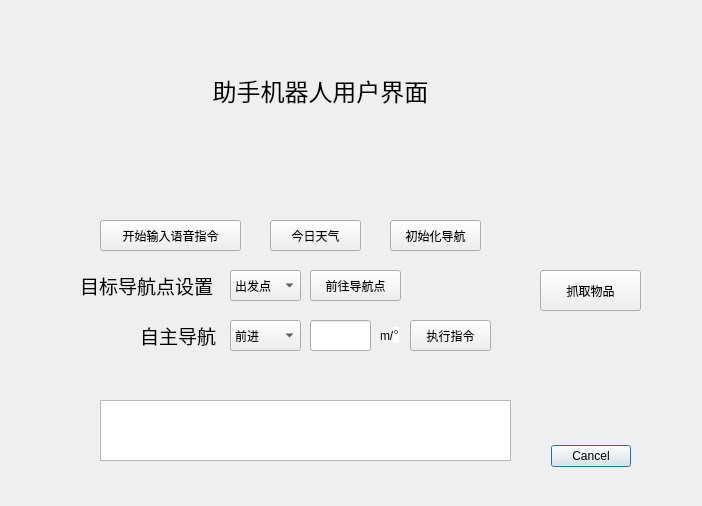
<?xml version="1.0" encoding="UTF-8"?>
<ui version="4.0">
 <class>User_ui</class>
 <widget class="QDialog" name="User_ui">
  <property name="geometry">
   <rect>
    <x>0</x>
    <y>0</y>
    <width>702</width>
    <height>506</height>
   </rect>
  </property>
  <property name="windowTitle">
   <string>Dialog</string>
  </property>
  <widget class="QDialogButtonBox" name="buttonBox">
   <property name="geometry">
    <rect>
     <x>10</x>
     <y>440</y>
     <width>621</width>
     <height>32</height>
    </rect>
   </property>
   <property name="orientation">
    <enum>Qt::Horizontal</enum>
   </property>
   <property name="standardButtons">
    <set>QDialogButtonBox::Cancel</set>
   </property>
  </widget>
  <widget class="QPushButton" name="voice_input">
   <property name="geometry">
    <rect>
     <x>100</x>
     <y>220</y>
     <width>141</width>
     <height>31</height>
    </rect>
   </property>
   <property name="text">
    <string>开始输入语音指令</string>
   </property>
  </widget>
  <widget class="QPushButton" name="news_weather">
   <property name="geometry">
    <rect>
     <x>270</x>
     <y>220</y>
     <width>91</width>
     <height>31</height>
    </rect>
   </property>
   <property name="text">
    <string>今日天气</string>
   </property>
  </widget>
  <widget class="QLabel" name="label">
   <property name="geometry">
    <rect>
     <x>80</x>
     <y>270</y>
     <width>161</width>
     <height>31</height>
    </rect>
   </property>
   <property name="text">
    <string>&lt;html&gt;&lt;head/&gt;&lt;body&gt;&lt;p&gt;&lt;span style=&quot; font-size:14pt;&quot;&gt;目标导航点设置&lt;/span&gt;&lt;/p&gt;&lt;/body&gt;&lt;/html&gt;</string>
   </property>
  </widget>
  <widget class="QLabel" name="label_3">
   <property name="geometry">
    <rect>
     <x>0</x>
     <y>0</y>
     <width>141</width>
     <height>111</height>
    </rect>
   </property>
   <property name="styleSheet">
    <string notr="true"/>
   </property>
   <property name="text">
    <string/>
   </property>
   <property name="pixmap">
    <pixmap resource="resource.qrc">:/new/prefix1/resource/logo.jpg</pixmap>
   </property>
   <property name="scaledContents">
    <bool>true</bool>
   </property>
  </widget>
  <widget class="QComboBox" name="point_after_change">
   <property name="geometry">
    <rect>
     <x>230</x>
     <y>270</y>
     <width>71</width>
     <height>31</height>
    </rect>
   </property>
   <item>
    <property name="text">
     <string>出发点</string>
    </property>
   </item>
   <item>
    <property name="text">
     <string>终点</string>
    </property>
   </item>
   <item>
    <property name="text">
     <string>桌子位置</string>
    </property>
   </item>
  </widget>
  <widget class="QLabel" name="label_2">
   <property name="geometry">
    <rect>
     <x>490</x>
     <y>20</y>
     <width>201</width>
     <height>171</height>
    </rect>
   </property>
   <property name="styleSheet">
    <string notr="true"/>
   </property>
   <property name="text">
    <string/>
   </property>
   <property name="pixmap">
    <pixmap resource="resource.qrc">:/new/prefix1/resource/ji.jpg</pixmap>
   </property>
   <property name="scaledContents">
    <bool>true</bool>
   </property>
  </widget>
  <widget class="QPushButton" name="to_aimed_point">
   <property name="geometry">
    <rect>
     <x>310</x>
     <y>270</y>
     <width>91</width>
     <height>31</height>
    </rect>
   </property>
   <property name="text">
    <string>前往导航点</string>
   </property>
  </widget>
  <widget class="QLabel" name="label_4">
   <property name="geometry">
    <rect>
     <x>190</x>
     <y>40</y>
     <width>261</width>
     <height>101</height>
    </rect>
   </property>
   <property name="text">
    <string>&lt;html&gt;&lt;head/&gt;&lt;body&gt;&lt;p align=&quot;center&quot;&gt;&lt;span style=&quot; font-size:18pt;&quot;&gt;助手机器人用户界面&lt;/span&gt;&lt;/p&gt;&lt;/body&gt;&lt;/html&gt;</string>
   </property>
  </widget>
  <widget class="QTextEdit" name="information">
   <property name="geometry">
    <rect>
     <x>100</x>
     <y>400</y>
     <width>411</width>
     <height>61</height>
    </rect>
   </property>
  </widget>
  <widget class="QLabel" name="label_5">
   <property name="geometry">
    <rect>
     <x>140</x>
     <y>320</y>
     <width>161</width>
     <height>31</height>
    </rect>
   </property>
   <property name="text">
    <string>&lt;html&gt;&lt;head/&gt;&lt;body&gt;&lt;p&gt;&lt;span style=&quot; font-size:14pt;&quot;&gt;自主导航&lt;/span&gt;&lt;/p&gt;&lt;/body&gt;&lt;/html&gt;</string>
   </property>
  </widget>
  <widget class="QComboBox" name="command_list">
   <property name="geometry">
    <rect>
     <x>230</x>
     <y>320</y>
     <width>71</width>
     <height>31</height>
    </rect>
   </property>
   <item>
    <property name="text">
     <string>前进</string>
    </property>
   </item>
   <item>
    <property name="text">
     <string>后退</string>
    </property>
   </item>
   <item>
    <property name="text">
     <string>左移</string>
    </property>
   </item>
   <item>
    <property name="text">
     <string>右移</string>
    </property>
   </item>
   <item>
    <property name="text">
     <string>右转</string>
    </property>
   </item>
   <item>
    <property name="text">
     <string>左转</string>
    </property>
   </item>
  </widget>
  <widget class="QLabel" name="label_6">
   <property name="geometry">
    <rect>
     <x>380</x>
     <y>320</y>
     <width>161</width>
     <height>31</height>
    </rect>
   </property>
   <property name="text">
    <string>&lt;html&gt;&lt;head/&gt;&lt;body&gt;&lt;p&gt;m/&lt;span style=&quot; font-family:'arial'; font-size:14px; color:#333333; background-color:#ffffff;&quot;&gt;°&lt;/span&gt;&lt;/p&gt;&lt;/body&gt;&lt;/html&gt;</string>
   </property>
  </widget>
  <widget class="QLineEdit" name="ang">
   <property name="geometry">
    <rect>
     <x>310</x>
     <y>320</y>
     <width>61</width>
     <height>31</height>
    </rect>
   </property>
  </widget>
  <widget class="QPushButton" name="init_nav">
   <property name="geometry">
    <rect>
     <x>390</x>
     <y>220</y>
     <width>91</width>
     <height>31</height>
    </rect>
   </property>
   <property name="text">
    <string>初始化导航</string>
   </property>
  </widget>
  <widget class="QPushButton" name="command_do">
   <property name="geometry">
    <rect>
     <x>410</x>
     <y>320</y>
     <width>81</width>
     <height>31</height>
    </rect>
   </property>
   <property name="text">
    <string>执行指令</string>
   </property>
  </widget>
  <widget class="QPushButton" name="grab_button">
   <property name="geometry">
    <rect>
     <x>540</x>
     <y>270</y>
     <width>101</width>
     <height>41</height>
    </rect>
   </property>
   <property name="text">
    <string>抓取物品</string>
   </property>
  </widget>
 </widget>
 <resources>
  <include location="resource.qrc"/>
 </resources>
 <connections>
  <connection>
   <sender>buttonBox</sender>
   <signal>accepted()</signal>
   <receiver>User_ui</receiver>
   <slot>accept()</slot>
   <hints>
    <hint type="sourcelabel">
     <x>248</x>
     <y>254</y>
    </hint>
    <hint type="destinationlabel">
     <x>157</x>
     <y>274</y>
    </hint>
   </hints>
  </connection>
  <connection>
   <sender>buttonBox</sender>
   <signal>rejected()</signal>
   <receiver>User_ui</receiver>
   <slot>reject()</slot>
   <hints>
    <hint type="sourcelabel">
     <x>316</x>
     <y>260</y>
    </hint>
    <hint type="destinationlabel">
     <x>286</x>
     <y>274</y>
    </hint>
   </hints>
  </connection>
 </connections>
</ui>
